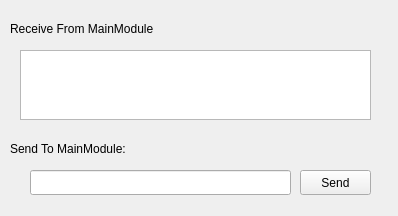
<?xml version="1.0" encoding="UTF-8"?>
<ui version="4.0">
 <class>TestWidget</class>
 <widget class="QWidget" name="TestWidget">
  <property name="geometry">
   <rect>
    <x>0</x>
    <y>0</y>
    <width>398</width>
    <height>216</height>
   </rect>
  </property>
  <property name="windowTitle">
   <string>Form</string>
  </property>
  <widget class="QLabel" name="label">
   <property name="geometry">
    <rect>
     <x>10</x>
     <y>20</y>
     <width>201</width>
     <height>17</height>
    </rect>
   </property>
   <property name="text">
    <string>Receive From MainModule</string>
   </property>
  </widget>
  <widget class="QTextEdit" name="txtFromMain">
   <property name="geometry">
    <rect>
     <x>20</x>
     <y>50</y>
     <width>351</width>
     <height>70</height>
    </rect>
   </property>
  </widget>
  <widget class="QLabel" name="label_2">
   <property name="geometry">
    <rect>
     <x>10</x>
     <y>140</y>
     <width>201</width>
     <height>17</height>
    </rect>
   </property>
   <property name="text">
    <string>Send To MainModule:</string>
   </property>
  </widget>
  <widget class="QLineEdit" name="txtSendToMainMdoule">
   <property name="geometry">
    <rect>
     <x>30</x>
     <y>170</y>
     <width>261</width>
     <height>25</height>
    </rect>
   </property>
  </widget>
  <widget class="QPushButton" name="btnSend">
   <property name="geometry">
    <rect>
     <x>300</x>
     <y>170</y>
     <width>71</width>
     <height>25</height>
    </rect>
   </property>
   <property name="text">
    <string>Send</string>
   </property>
  </widget>
 </widget>
 <resources/>
 <connections/>
</ui>
